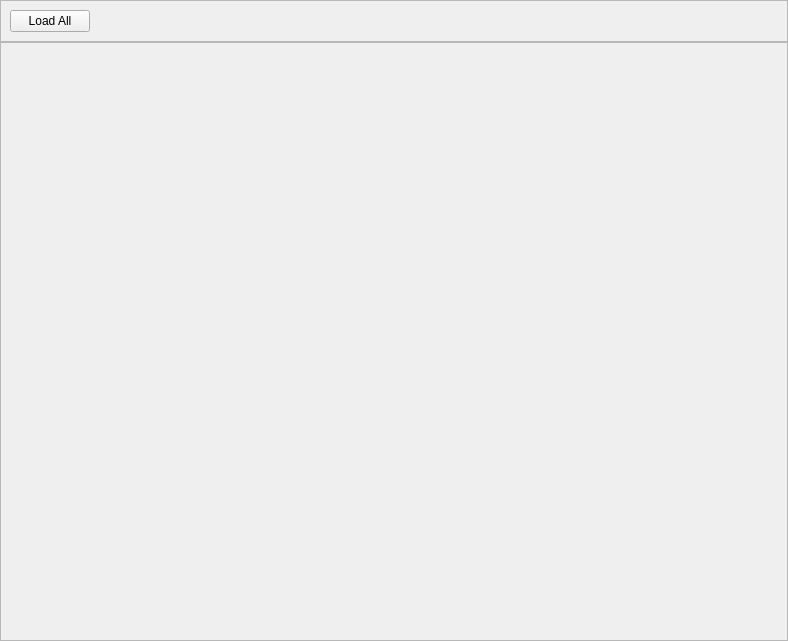
<?xml version="1.0" encoding="UTF-8"?>
<ui version="4.0">
 <class>Form</class>
 <widget class="QWidget" name="Form">
  <property name="geometry">
   <rect>
    <x>0</x>
    <y>0</y>
    <width>788</width>
    <height>641</height>
   </rect>
  </property>
  <property name="windowTitle">
   <string>Form</string>
  </property>
  <layout class="QVBoxLayout" name="verticalLayout" stretch="0,1">
   <property name="spacing">
    <number>0</number>
   </property>
   <property name="leftMargin">
    <number>0</number>
   </property>
   <property name="topMargin">
    <number>0</number>
   </property>
   <property name="rightMargin">
    <number>0</number>
   </property>
   <property name="bottomMargin">
    <number>0</number>
   </property>
   <item>
    <widget class="QFrame" name="tabToolbar">
     <property name="frameShape">
      <enum>QFrame::StyledPanel</enum>
     </property>
     <property name="frameShadow">
      <enum>QFrame::Raised</enum>
     </property>
     <layout class="QHBoxLayout" name="toolbarLayout">
      <property name="spacing">
       <number>6</number>
      </property>
      <property name="leftMargin">
       <number>9</number>
      </property>
      <property name="topMargin">
       <number>9</number>
      </property>
      <property name="rightMargin">
       <number>9</number>
      </property>
      <property name="bottomMargin">
       <number>9</number>
      </property>
      <item>
       <widget class="QPushButton" name="loadAllButton">
        <property name="text">
         <string>Load All</string>
        </property>
       </widget>
      </item>
      <item>
       <spacer name="horizontalSpacer">
        <property name="orientation">
         <enum>Qt::Horizontal</enum>
        </property>
        <property name="sizeHint" stdset="0">
         <size>
          <width>686</width>
          <height>20</height>
         </size>
        </property>
       </spacer>
      </item>
     </layout>
    </widget>
   </item>
   <item>
    <widget class="QScrollArea" name="scrollArea">
     <property name="widgetResizable">
      <bool>true</bool>
     </property>
     <widget class="QWidget" name="scrollAreaWidgetContents">
      <property name="geometry">
       <rect>
        <x>0</x>
        <y>0</y>
        <width>786</width>
        <height>596</height>
       </rect>
      </property>
      <layout class="QGridLayout" name="gridLayout">
       <property name="leftMargin">
        <number>20</number>
       </property>
       <property name="topMargin">
        <number>20</number>
       </property>
       <property name="rightMargin">
        <number>20</number>
       </property>
       <property name="bottomMargin">
        <number>20</number>
       </property>
       <property name="spacing">
        <number>20</number>
       </property>
      </layout>
     </widget>
    </widget>
   </item>
  </layout>
 </widget>
 <resources/>
 <connections/>
</ui>
